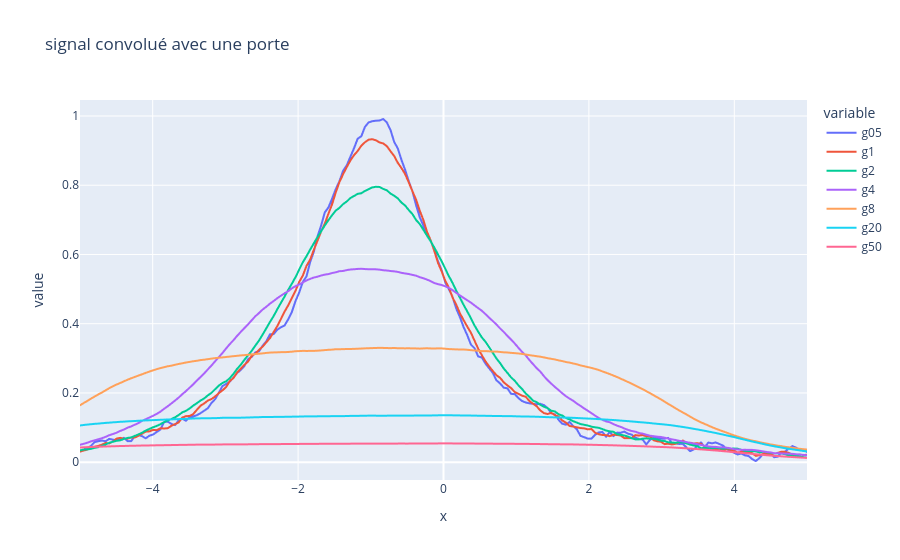

This figure's notebook cell:
### Markdown cell above
Exo 7 TP2

### Code cell
import numpy as np
import msicpe.mana as mana
import pandas as pd
import plotly.express as px
import matplotlib.pyplot as plt


# fonction lorentzienne
def f(t):
    return (1+(1+t)**2)**(-1)

# signal bruité
tmin=-5.0
tmax=5.0
N=200
Te=(tmax-tmin)/N
t=np.linspace(tmin,tmax,N)
noise=np.random.normal(0,0.05,N) # bruit gaussien
y=f(t)+noise
plt.figure(1)
plt.plot(t,y,'k-')
plt.grid()
plt.xlabel(f'$t$',fontsize=16)
plt.ylim([-0.5,1.5])

#signal clean
t = np.linspace(-5, 5, 200)
dt = t[1] - t[0]

Delta = 1
def porte(Delta):
    return  (1/Delta)*mana.porte(t/Delta)

g05 = np.convolve(porte(0.5), y, 'same')*dt
g1 = np.convolve(porte(1), y, 'same')*dt
g2 = np.convolve(porte(2), y, 'same')*dt
g4 = np.convolve(porte(4), y, 'same')*dt
g8 = np.convolve(porte(8), y, 'same')*dt
g20 = np.convolve(porte(20), y, 'same')*dt
g50 = np.convolve(porte(50), y, 'same')*dt

df = pd.DataFrame({"g05":g05, "g1":g1,"g2":g2,"g4":g4,"g8":g8,"g20":g20,"g50":g50,})
fig = px.line(df, t, ["g05", "g1", "g2", "g4", "g8", "g20", "g50"], title='signal convolué avec une porte')
fig.show()

### Figure 1 — Plotly figure (JSON) as saved in the notebook; plotly's stock layout.template omitted (floating-point values rounded to 4 significant figures; data arrays with more than 128 entries replaced by an {"elided": "..."} marker saying what was removed)
{"data": [{"hovertemplate": "variable=g05<br>x=%{x}<br>value=%{y}<extra></extra>", "legendgroup": "g05", "line": {"color": "#636efa", "dash": "solid"}, "marker": {"symbol": "circle"}, "mode": "lines", "name": "g05", "showlegend": true, "type": "scattergl", "x": {"elided": "200 float values"}, "xaxis": "x", "y": {"elided": "200 float values"}, "yaxis": "y"}, {"hovertemplate": "variable=g1<br>x=%{x}<br>value=%{y}<extra></extra>", "legendgroup": "g1", "line": {"color": "#EF553B", "dash": "solid"}, "marker": {"symbol": "circle"}, "mode": "lines", "name": "g1", "showlegend": true, "type": "scattergl", "x": {"elided": "200 float values"}, "xaxis": "x", "y": {"elided": "200 float values"}, "yaxis": "y"}, {"hovertemplate": "variable=g2<br>x=%{x}<br>value=%{y}<extra></extra>", "legendgroup": "g2", "line": {"color": "#00cc96", "dash": "solid"}, "marker": {"symbol": "circle"}, "mode": "lines", "name": "g2", "showlegend": true, "type": "scattergl", "x": {"elided": "200 float values"}, "xaxis": "x", "y": {"elided": "200 float values"}, "yaxis": "y"}, {"hovertemplate": "variable=g4<br>x=%{x}<br>value=%{y}<extra></extra>", "legendgroup": "g4", "line": {"color": "#ab63fa", "dash": "solid"}, "marker": {"symbol": "circle"}, "mode": "lines", "name": "g4", "showlegend": true, "type": "scattergl", "x": {"elided": "200 float values"}, "xaxis": "x", "y": {"elided": "200 float values"}, "yaxis": "y"}, {"hovertemplate": "variable=g8<br>x=%{x}<br>value=%{y}<extra></extra>", "legendgroup": "g8", "line": {"color": "#FFA15A", "dash": "solid"}, "marker": {"symbol": "circle"}, "mode": "lines", "name": "g8", "showlegend": true, "type": "scattergl", "x": {"elided": "200 float values"}, "xaxis": "x", "y": {"elided": "200 float values"}, "yaxis": "y"}, {"hovertemplate": "variable=g20<br>x=%{x}<br>value=%{y}<extra></extra>", "legendgroup": "g20", "line": {"color": "#19d3f3", "dash": "solid"}, "marker": {"symbol": "circle"}, "mode": "lines", "name": "g20", "showlegend": true, "type": "scattergl", "x": {"elided": "200 float values"}, "xaxis": "x", "y": {"elided": "200 float values"}, "yaxis": "y"}, {"hovertemplate": "variable=g50<br>x=%{x}<br>value=%{y}<extra></extra>", "legendgroup": "g50", "line": {"color": "#FF6692", "dash": "solid"}, "marker": {"symbol": "circle"}, "mode": "lines", "name": "g50", "showlegend": true, "type": "scattergl", "x": {"elided": "200 float values"}, "xaxis": "x", "y": {"elided": "200 float values"}, "yaxis": "y"}], "layout": {"legend": {"title": {"text": "variable"}, "tracegroupgap": 0}, "title": {"text": "signal convolué avec une porte"}, "xaxis": {"anchor": "y", "domain": [0, 1], "title": {"text": "x"}}, "yaxis": {"anchor": "x", "domain": [0, 1], "title": {"text": "value"}}}}
